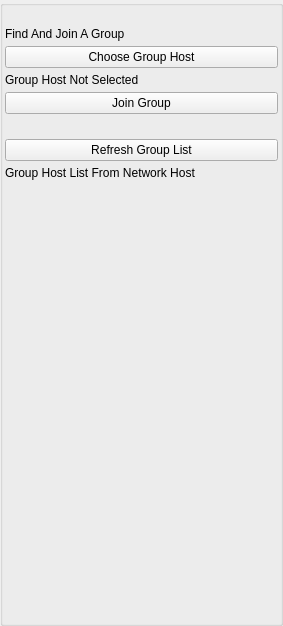
<?xml version="1.0" encoding="UTF-8"?>
<ui version="4.0">
 <class>AppletGroupJoinUi</class>
 <widget class="QWidget" name="AppletGroupJoinUi">
  <property name="geometry">
   <rect>
    <x>0</x>
    <y>0</y>
    <width>283</width>
    <height>626</height>
   </rect>
  </property>
  <property name="windowTitle">
   <string>Join Group</string>
  </property>
  <layout class="QVBoxLayout" name="verticalLayout">
   <property name="spacing">
    <number>0</number>
   </property>
   <property name="leftMargin">
    <number>0</number>
   </property>
   <property name="topMargin">
    <number>0</number>
   </property>
   <property name="rightMargin">
    <number>0</number>
   </property>
   <property name="bottomMargin">
    <number>0</number>
   </property>
   <item>
    <widget class="QGroupBox" name="ItemsGroupBox">
     <property name="minimumSize">
      <size>
       <width>0</width>
       <height>0</height>
      </size>
     </property>
     <property name="title">
      <string/>
     </property>
     <layout class="QVBoxLayout" name="verticalLayout_2">
      <property name="spacing">
       <number>5</number>
      </property>
      <property name="leftMargin">
       <number>2</number>
      </property>
      <property name="topMargin">
       <number>2</number>
      </property>
      <property name="rightMargin">
       <number>2</number>
      </property>
      <property name="bottomMargin">
       <number>2</number>
      </property>
      <item>
       <widget class="QLabel" name="m_StatusLabel">
        <property name="text">
         <string notr="true"/>
        </property>
       </widget>
      </item>
      <item>
       <widget class="QLabel" name="SearchLabel">
        <property name="text">
         <string>Find And Join A Group</string>
        </property>
        <property name="wordWrap">
         <bool>true</bool>
        </property>
       </widget>
      </item>
      <item>
       <widget class="QPushButton" name="m_GroupHostButton">
        <property name="text">
         <string>Choose Group Host</string>
        </property>
       </widget>
      </item>
      <item>
       <widget class="QLabel" name="m_GroupHostLabel">
        <property name="text">
         <string>Group Host Not Selected</string>
        </property>
       </widget>
      </item>
      <item>
       <widget class="QPushButton" name="m_ConnectToHostButton">
        <property name="sizePolicy">
         <sizepolicy hsizetype="Minimum" vsizetype="Preferred">
          <horstretch>0</horstretch>
          <verstretch>0</verstretch>
         </sizepolicy>
        </property>
        <property name="minimumSize">
         <size>
          <width>0</width>
          <height>0</height>
         </size>
        </property>
        <property name="text">
         <string>Join Group</string>
        </property>
       </widget>
      </item>
      <item>
       <widget class="QLabel" name="m_GroupUserStatusLabel">
        <property name="font">
         <font>
          <pointsize>10</pointsize>
         </font>
        </property>
        <property name="text">
         <string/>
        </property>
       </widget>
      </item>
      <item>
       <widget class="QPushButton" name="m_RefreshListButton">
        <property name="text">
         <string>Refresh Group List</string>
        </property>
       </widget>
      </item>
      <item>
       <widget class="QLabel" name="label">
        <property name="text">
         <string>Group Host List From Network Host</string>
        </property>
       </widget>
      </item>
      <item>
       <widget class="GuiHostedListWidget" name="m_GuiHostListWidget" native="true">
        <property name="sizePolicy">
         <sizepolicy hsizetype="Expanding" vsizetype="Expanding">
          <horstretch>0</horstretch>
          <verstretch>0</verstretch>
         </sizepolicy>
        </property>
       </widget>
      </item>
     </layout>
    </widget>
   </item>
  </layout>
 </widget>
 <customwidgets>
  <customwidget>
   <class>GuiHostedListWidget</class>
   <extends>QWidget</extends>
   <header location="global">GuiHostedListWidget.h</header>
   <container>1</container>
  </customwidget>
 </customwidgets>
 <resources/>
 <connections/>
</ui>
